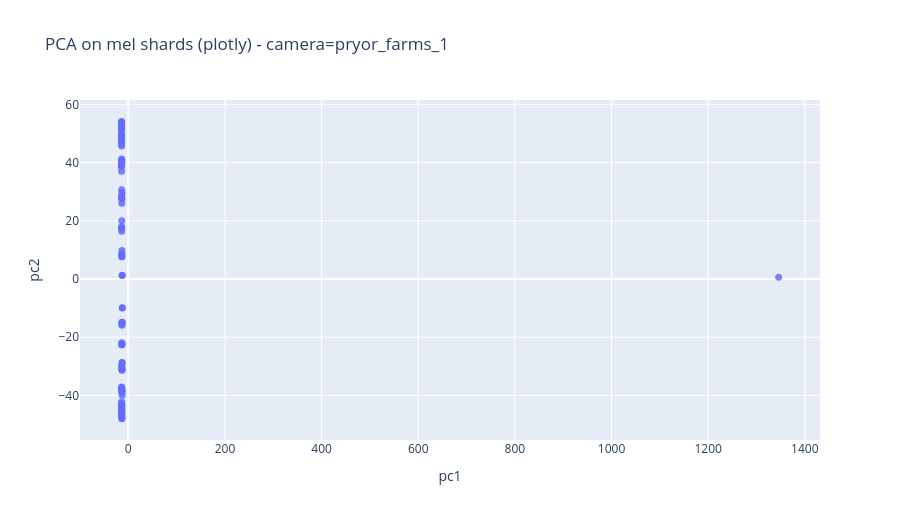

The code cell stored with this chart in its notebook:
### Markdown cell above
### Plotly scatter with click-to-open

### Code cell
import plotly.express as px

pca_points = pd.read_parquet(res.points_path)
label_col = None
for c in ['segment_path', 'segment_relpath', 'source_name', 'mel_shard_path']:
    if c in pca_points.columns:
        label_col = c
        break

if label_col is None:
    pca_points = pca_points.copy()
    pca_points['point_label'] = pca_points.index.astype(str)
    label_col = 'point_label'

fig = px.scatter(
    pca_points,
    x='pc1',
    y='pc2',
    hover_data=[label_col],
    title=f'PCA on mel shards (plotly) - camera={camera_name}'
)
fig.update_traces(marker=dict(size=7, opacity=0.85))
fig.update_layout(height=520)
fig.show()
print('Hover a point to inspect the file/path. PCA is now per-camera.')

### Figure 1 — Plotly figure (JSON) as saved in the notebook; plotly's stock layout.template omitted (floating-point values rounded to 4 significant figures)
{"data": [{"customdata": [["/run/media/cbaguilar/T7/wyze_dump/derived/pryor_farms_1/2026-02-25/wav/Pryor_Farms_1_2026-02-25T07-23-07-554Z_chunk=000001.wav"], ["/run/media/cbaguilar/T7/wyze_dump/derived/pryor_farms_1/2026-02-25/wav/Pryor_Farms_1_2026-02-25T11-00-13-741Z_chunk=001301.wav"], ["/run/media/cbaguilar/T7/wyze_dump/derived/pryor_farms_1/2026-02-25/wav/Pryor_Farms_1_2026-02-25T11-00-33-789Z_chunk=001303.wav"], ["/run/media/cbaguilar/T7/wyze_dump/derived/pryor_farms_1/2026-02-25/wav/Pryor_Farms_1_2026-02-25T11-00-43-807Z_chunk=001304.wav"], ["/run/media/cbaguilar/T7/wyze_dump/derived/pryor_farms_1/2026-02-25/wav/Pryor_Farms_1_2026-02-25T11-01-03-846Z_chunk=001306.wav"], ["/run/media/cbaguilar/T7/wyze_dump/derived/pryor_farms_1/2026-02-25/wav/Pryor_Farms_1_2026-02-25T11-01-13-865Z_chunk=001307.wav"], ["/run/media/cbaguilar/T7/wyze_dump/derived/pryor_farms_1/2026-02-25/wav/Pryor_Farms_1_2026-02-25T11-01-33-907Z_chunk=001309.wav"], ["/run/media/cbaguilar/T7/wyze_dump/derived/pryor_farms_1/2026-02-25/wav/Pryor_Farms_1_2026-02-25T11-01-43-924Z_chunk=001310.wav"], ["/run/media/cbaguilar/T7/wyze_dump/derived/pryor_farms_1/2026-02-25/wav/Pryor_Farms_1_2026-02-25T11-02-03-964Z_chunk=001312.wav"], ["/run/media/cbaguilar/T7/wyze_dump/derived/pryor_farms_1/2026-02-25/wav/Pryor_Farms_1_2026-02-25T11-02-13-982Z_chunk=001313.wav"], ["/run/media/cbaguilar/T7/wyze_dump/derived/pryor_farms_1/2026-02-25/wav/Pryor_Farms_1_2026-02-25T11-02-34-026Z_chunk=001315.wav"], ["/run/media/cbaguilar/T7/wyze_dump/derived/pryor_farms_1/2026-02-25/wav/Pryor_Farms_1_2026-02-25T11-02-44-050Z_chunk=001316.wav"], ["/run/media/cbaguilar/T7/wyze_dump/derived/pryor_farms_1/2026-02-25/wav/Pryor_Farms_1_2026-02-25T11-03-04-082Z_chunk=001318.wav"], ["/run/media/cbaguilar/T7/wyze_dump/derived/pryor_farms_1/2026-02-25/wav/Pryor_Farms_1_2026-02-25T11-03-14-111Z_chunk=001319.wav"], ["/run/media/cbaguilar/T7/wyze_dump/derived/pryor_farms_1/2026-02-25/wav/Pryor_Farms_1_2026-02-25T11-03-34-143Z_chunk=001321.wav"], ["/run/media/cbaguilar/T7/wyze_dump/derived/pryor_farms_1/2026-02-25/wav/Pryor_Farms_1_2026-02-25T11-03-44-170Z_chunk=001322.wav"], ["/run/media/cbaguilar/T7/wyze_dump/derived/pryor_farms_1/2026-02-25/wav/Pryor_Farms_1_2026-02-25T11-04-04-212Z_chunk=001324.wav"], ["/run/media/cbaguilar/T7/wyze_dump/derived/pryor_farms_1/2026-02-25/wav/Pryor_Farms_1_2026-02-25T11-04-14-228Z_chunk=001325.wav"], ["/run/media/cbaguilar/T7/wyze_dump/derived/pryor_farms_1/2026-02-25/wav/Pryor_Farms_1_2026-02-25T11-04-34-270Z_chunk=001327.wav"], ["/run/media/cbaguilar/T7/wyze_dump/derived/pryor_farms_1/2026-02-25/wav/Pryor_Farms_1_2026-02-25T11-04-44-287Z_chunk=001328.wav"], ["/run/media/cbaguilar/T7/wyze_dump/derived/pryor_farms_1/2026-02-25/wav/Pryor_Farms_1_2026-02-25T11-05-04-326Z_chunk=001330.wav"], ["/run/media/cbaguilar/T7/wyze_dump/derived/pryor_farms_1/2026-02-25/wav/Pryor_Farms_1_2026-02-25T11-05-14-342Z_chunk=001331.wav"], ["/run/media/cbaguilar/T7/wyze_dump/derived/pryor_farms_1/2026-02-25/wav/Pryor_Farms_1_2026-02-25T11-05-34-386Z_chunk=001333.wav"], ["/run/media/cbaguilar/T7/wyze_dump/derived/pryor_farms_1/2026-02-25/wav/Pryor_Farms_1_2026-02-25T11-05-44-403Z_chunk=001334.wav"], ["/run/media/cbaguilar/T7/wyze_dump/derived/pryor_farms_1/2026-02-25/wav/Pryor_Farms_1_2026-02-25T11-06-04-447Z_chunk=001336.wav"], ["/run/media/cbaguilar/T7/wyze_dump/derived/pryor_farms_1/2026-02-25/wav/Pryor_Farms_1_2026-02-25T11-06-14-462Z_chunk=001337.wav"], ["/run/media/cbaguilar/T7/wyze_dump/derived/pryor_farms_1/2026-02-25/wav/Pryor_Farms_1_2026-02-25T11-06-34-507Z_chunk=001339.wav"], ["/run/media/cbaguilar/T7/wyze_dump/derived/pryor_farms_1/2026-02-25/wav/Pryor_Farms_1_2026-02-25T11-06-44-530Z_chunk=001340.wav"], ["/run/media/cbaguilar/T7/wyze_dump/derived/pryor_farms_1/2026-02-25/wav/Pryor_Farms_1_2026-02-25T11-07-04-564Z_chunk=001342.wav"], ["/run/media/cbaguilar/T7/wyze_dump/derived/pryor_farms_1/2026-02-25/wav/Pryor_Farms_1_2026-02-25T11-07-14-592Z_chunk=001343.wav"], ["/run/media/cbaguilar/T7/wyze_dump/derived/pryor_farms_1/2026-02-25/wav/Pryor_Farms_1_2026-02-25T11-07-34-623Z_chunk=001345.wav"], ["/run/media/cbaguilar/T7/wyze_dump/derived/pryor_farms_1/2026-02-25/wav/Pryor_Farms_1_2026-02-25T11-07-44-653Z_chunk=001346.wav"], ["/run/media/cbaguilar/T7/wyze_dump/derived/pryor_farms_1/2026-02-25/wav/Pryor_Farms_1_2026-02-25T11-08-04-695Z_chunk=001348.wav"], ["/run/media/cbaguilar/T7/wyze_dump/derived/pryor_farms_1/2026-02-25/wav/Pryor_Farms_1_2026-02-25T11-08-14-708Z_chunk=001349.wav"], ["/run/media/cbaguilar/T7/wyze_dump/derived/pryor_farms_1/2026-02-25/wav/Pryor_Farms_1_2026-02-25T11-08-34-752Z_chunk=001351.wav"], ["/run/media/cbaguilar/T7/wyze_dump/derived/pryor_farms_1/2026-02-25/wav/Pryor_Farms_1_2026-02-25T11-08-44-769Z_chunk=001352.wav"], ["/run/media/cbaguilar/T7/wyze_dump/derived/pryor_farms_1/2026-02-25/wav/Pryor_Farms_1_2026-02-25T11-09-04-814Z_chunk=001354.wav"], ["/run/media/cbaguilar/T7/wyze_dump/derived/pryor_farms_1/2026-02-25/wav/Pryor_Farms_1_2026-02-25T11-09-14-827Z_chunk=001355.wav"], ["/run/media/cbaguilar/T7/wyze_dump/derived/pryor_farms_1/2026-02-25/wav/Pryor_Farms_1_2026-02-25T11-09-34-869Z_chunk=001357.wav"], ["/run/media/cbaguilar/T7/wyze_dump/derived/pryor_farms_1/2026-02-25/wav/Pryor_Farms_1_2026-02-25T11-09-44-884Z_chunk=001358.wav"], ["/run/media/cbaguilar/T7/wyze_dump/derived/pryor_farms_1/2026-02-25/wav/Pryor_Farms_1_2026-02-25T11-10-04-925Z_chunk=001360.wav"], ["/run/media/cbaguilar/T7/wyze_dump/derived/pryor_farms_1/2026-02-25/wav/Pryor_Farms_1_2026-02-25T11-10-14-942Z_chunk=001361.wav"], ["/run/media/cbaguilar/T7/wyze_dump/derived/pryor_farms_1/2026-02-25/wav/Pryor_Farms_1_2026-02-25T11-10-34-987Z_chunk=001363.wav"], ["/run/media/cbaguilar/T7/wyze_dump/derived/pryor_farms_1/2026-02-25/wav/Pryor_Farms_1_2026-02-25T11-10-45-016Z_chunk=001364.wav"], ["/run/media/cbaguilar/T7/wyze_dump/derived/pryor_farms_1/2026-02-25/wav/Pryor_Farms_1_2026-02-25T11-11-05-042Z_chunk=001366.wav"], ["/run/media/cbaguilar/T7/wyze_dump/derived/pryor_farms_1/2026-02-25/wav/Pryor_Farms_1_2026-02-25T11-11-15-075Z_chunk=001367.wav"], ["/run/media/cbaguilar/T7/wyze_dump/derived/pryor_farms_1/2026-02-25/wav/Pryor_Farms_1_2026-02-25T11-11-35-106Z_chunk=001369.wav"], ["/run/media/cbaguilar/T7/wyze_dump/derived/pryor_farms_1/2026-02-25/wav/Pryor_Farms_1_2026-02-25T11-11-45-131Z_chunk=001370.wav"], ["/run/media/cbaguilar/T7/wyze_dump/derived/pryor_farms_1/2026-02-25/wav/Pryor_Farms_1_2026-02-25T11-12-05-175Z_chunk=001372.wav"], ["/run/media/cbaguilar/T7/wyze_dump/derived/pryor_farms_1/2026-02-25/wav/Pryor_Farms_1_2026-02-25T11-12-15-190Z_chunk=001373.wav"], ["/run/media/cbaguilar/T7/wyze_dump/derived/pryor_farms_1/2026-02-25/wav/Pryor_Farms_1_2026-02-25T11-12-35-235Z_chunk=001375.wav"], ["/run/media/cbaguilar/T7/wyze_dump/derived/pryor_farms_1/2026-02-25/wav/Pryor_Farms_1_2026-02-25T11-12-45-250Z_chunk=001376.wav"], ["/run/media/cbaguilar/T7/wyze_dump/derived/pryor_farms_1/2026-02-25/wav/Pryor_Farms_1_2026-02-25T11-13-05-294Z_chunk=001378.wav"], ["/run/media/cbaguilar/T7/wyze_dump/derived/pryor_farms_1/2026-02-25/wav/Pryor_Farms_1_2026-02-25T11-13-15-311Z_chunk=001379.wav"], ["/run/media/cbaguilar/T7/wyze_dump/derived/pryor_farms_1/2026-02-25/wav/Pryor_Farms_1_2026-02-25T11-13-35-349Z_chunk=001381.wav"], ["/run/media/cbaguilar/T7/wyze_dump/derived/pryor_farms_1/2026-02-25/wav/Pryor_Farms_1_2026-02-25T11-13-45-368Z_chunk=001382.wav"], ["/run/media/cbaguilar/T7/wyze_dump/derived/pryor_farms_1/2026-02-25/wav/Pryor_Farms_1_2026-02-25T11-14-05-412Z_chunk=001384.wav"], ["/run/media/cbaguilar/T7/wyze_dump/derived/pryor_farms_1/2026-02-25/wav/Pryor_Farms_1_2026-02-25T11-14-15-424Z_chunk=001385.wav"], ["/run/media/cbaguilar/T7/wyze_dump/derived/pryor_farms_1/2026-02-25/wav/Pryor_Farms_1_2026-02-25T11-14-35-467Z_chunk=001387.wav"], ["/run/media/cbaguilar/T7/wyze_dump/derived/pryor_farms_1/2026-02-25/wav/Pryor_Farms_1_2026-02-25T11-14-45-498Z_chunk=001388.wav"], ["/run/media/cbaguilar/T7/wyze_dump/derived/pryor_farms_1/2026-02-25/wav/Pryor_Farms_1_2026-02-25T11-15-05-525Z_chunk=001390.wav"], ["/run/media/cbaguilar/T7/wyze_dump/derived/pryor_farms_1/2026-02-25/wav/Pryor_Farms_1_2026-02-25T11-15-15-557Z_chunk=001391.wav"], ["/run/media/cbaguilar/T7/wyze_dump/derived/pryor_farms_1/2026-02-25/wav/Pryor_Farms_1_2026-02-25T11-15-35-589Z_chunk=001393.wav"], ["/run/media/cbaguilar/T7/wyze_dump/derived/pryor_farms_1/2026-02-25/wav/Pryor_Farms_1_2026-02-25T11-15-45-613Z_chunk=001394.wav"], ["/run/media/cbaguilar/T7/wyze_dump/derived/pryor_farms_1/2026-02-25/wav/Pryor_Farms_1_2026-02-25T11-16-05-657Z_chunk=001396.wav"], ["/run/media/cbaguilar/T7/wyze_dump/derived/pryor_farms_1/2026-02-25/wav/Pryor_Farms_1_2026-02-25T11-16-15-674Z_chunk=001397.wav"], ["/run/media/cbaguilar/T7/wyze_dump/derived/pryor_farms_1/2026-02-25/wav/Pryor_Farms_1_2026-02-25T11-16-35-713Z_chunk=001399.wav"], ["/run/media/cbaguilar/T7/wyze_dump/derived/pryor_farms_1/2026-02-25/wav/Pryor_Farms_1_2026-02-25T11-16-45-733Z_chunk=001400.wav"], ["/run/media/cbaguilar/T7/wyze_dump/derived/pryor_farms_1/2026-02-25/wav/Pryor_Farms_1_2026-02-25T11-17-05-774Z_chunk=001402.wav"], ["/run/media/cbaguilar/T7/wyze_dump/derived/pryor_farms_1/2026-02-25/wav/Pryor_Farms_1_2026-02-25T11-17-15-789Z_chunk=001403.wav"], ["/run/media/cbaguilar/T7/wyze_dump/derived/pryor_farms_1/2026-02-25/wav/Pryor_Farms_1_2026-02-25T11-17-35-836Z_chunk=001405.wav"], ["/run/media/cbaguilar/T7/wyze_dump/derived/pryor_farms_1/2026-02-25/wav/Pryor_Farms_1_2026-02-25T11-17-45-849Z_chunk=001406.wav"], ["/run/media/cbaguilar/T7/wyze_dump/derived/pryor_farms_1/2026-02-25/wav/Pryor_Farms_1_2026-02-25T11-18-05-892Z_chunk=001408.wav"], ["/run/media/cbaguilar/T7/wyze_dump/derived/pryor_farms_1/2026-02-25/wav/Pryor_Farms_1_2026-02-25T11-18-15-907Z_chunk=001409.wav"], ["/run/media/cbaguilar/T7/wyze_dump/derived/pryor_farms_1/2026-02-25/wav/Pryor_Farms_1_2026-02-25T11-18-35-954Z_chunk=001411.wav"], ["/run/media/cbaguilar/T7/wyze_dump/derived/pryor_farms_1/2026-02-25/wav/Pryor_Farms_1_2026-02-25T11-18-45-981Z_chunk=001412.wav"], ["/run/media/cbaguilar/T7/wyze_dump/derived/pryor_farms_1/2026-02-25/wav/Pryor_Farms_1_2026-02-25T11-19-06-012Z_chunk=001414.wav"], ["/run/media/cbaguilar/T7/wyze_dump/derived/pryor_farms_1/2026-02-25/wav/Pryor_Farms_1_2026-02-25T11-19-16-039Z_chunk=001415.wav"], ["/run/media/cbaguilar/T7/wyze_dump/derived/pryor_farms_1/2026-02-25/wav/Pryor_Farms_1_2026-02-25T11-19-36-068Z_chunk=001417.wav"], ["/run/media/cbaguilar/T7/wyze_dump/derived/pryor_farms_1/2026-02-25/wav/Pryor_Farms_1_2026-02-25T11-19-46-095Z_chunk=001418.wav"], ["/run/media/cbaguilar/T7/wyze_dump/derived/pryor_farms_1/2026-02-25/wav/Pryor_Farms_1_2026-02-25T11-20-06-140Z_chunk=001420.wav"], ["/run/media/cbaguilar/T7/wyze_dump/derived/pryor_farms_1/2026-02-25/wav/Pryor_Farms_1_2026-02-25T11-20-16-157Z_chunk=001421.wav"], ["/run/media/cbaguilar/T7/wyze_dump/derived/pryor_farms_1/2026-02-25/wav/Pryor_Farms_1_2026-02-25T11-20-36-199Z_chunk=001423.wav"], ["/run/media/cbaguilar/T7/wyze_dump/derived/pryor_farms_1/2026-02-25/wav/Pryor_Farms_1_2026-02-25T11-20-46-213Z_chunk=001424.wav"], ["/run/media/cbaguilar/T7/wyze_dump/derived/pryor_farms_1/2026-02-25/wav/Pryor_Farms_1_2026-02-25T11-21-06-257Z_chunk=001426.wav"], ["/run/media/cbaguilar/T7/wyze_dump/derived/pryor_farms_1/2026-02-25/wav/Pryor_Farms_1_2026-02-25T11-21-16-272Z_chunk=001427.wav"], ["/run/media/cbaguilar/T7/wyze_dump/derived/pryor_farms_1/2026-02-25/wav/Pryor_Farms_1_2026-02-25T11-21-36-315Z_chunk=001429.wav"], ["/run/media/cbaguilar/T7/wyze_dump/derived/pryor_farms_1/2026-02-25/wav/Pryor_Farms_1_2026-02-25T11-21-46-329Z_chunk=001430.wav"], ["/run/media/cbaguilar/T7/wyze_dump/derived/pryor_farms_1/2026-02-25/wav/Pryor_Farms_1_2026-02-25T11-22-06-374Z_chunk=001432.wav"], ["/run/media/cbaguilar/T7/wyze_dump/derived/pryor_farms_1/2026-02-25/wav/Pryor_Farms_1_2026-02-25T11-22-16-390Z_chunk=001433.wav"], ["/run/media/cbaguilar/T7/wyze_dump/derived/pryor_farms_1/2026-02-25/wav/Pryor_Farms_1_2026-02-25T11-22-36-434Z_chunk=001435.wav"], ["/run/media/cbaguilar/T7/wyze_dump/derived/pryor_farms_1/2026-02-25/wav/Pryor_Farms_1_2026-02-25T11-22-46-459Z_chunk=001436.wav"], ["/run/media/cbaguilar/T7/wyze_dump/derived/pryor_farms_1/2026-02-25/wav/Pryor_Farms_1_2026-02-25T11-23-06-494Z_chunk=001438.wav"], ["/run/media/cbaguilar/T7/wyze_dump/derived/pryor_farms_1/2026-02-25/wav/Pryor_Farms_1_2026-02-25T11-23-16-515Z_chunk=001439.wav"], ["/run/media/cbaguilar/T7/wyze_dump/derived/pryor_farms_1/2026-02-25/wav/Pryor_Farms_1_2026-02-25T11-23-36-549Z_chunk=001441.wav"], ["/run/media/cbaguilar/T7/wyze_dump/derived/pryor_farms_1/2026-02-25/wav/Pryor_Farms_1_2026-02-25T11-23-46-578Z_chunk=001442.wav"], ["/run/media/cbaguilar/T7/wyze_dump/derived/pryor_farms_1/2026-02-25/wav/Pryor_Farms_1_2026-02-25T11-24-06-623Z_chunk=001444.wav"], ["/run/media/cbaguilar/T7/wyze_dump/derived/pryor_farms_1/2026-02-25/wav/Pryor_Farms_1_2026-02-25T11-24-16-634Z_chunk=001445.wav"], ["/run/media/cbaguilar/T7/wyze_dump/derived/pryor_farms_1/2026-02-25/wav/Pryor_Farms_1_2026-02-25T11-24-36-681Z_chunk=001447.wav"], ["/run/media/cbaguilar/T7/wyze_dump/derived/pryor_farms_1/2026-02-25/wav/Pryor_Farms_1_2026-02-25T11-24-46-698Z_chunk=001448.wav"]], "hovertemplate": "pc1=%{x}<br>pc2=%{y}<br>segment_path=%{customdata[0]}<extra></extra>", "legendgroup": "", "marker": {"color": "#636efa", "opacity": 0.85, "size": 7, "symbol": "circle"}, "mode": "markers", "name": "", "orientation": "v", "showlegend": false, "type": "scatter", "x": [1346.0, -12.86, -12.69, -12.94, -12.67, -12.85, -13.42, -13.18, -13.32, -12.85, -13.48, -13.41, -13.4, -13.68, -13.15, -13.41, -13.79, -13.38, -13.76, -13.19, -13.84, -13.65, -13.91, -13.64, -13.5, -13.59, -13.87, -13.49, -13.54, -13.38, -14.0, -13.61, -14.08, -13.68, -13.78, -13.77, -14.16, -13.56, -14.01, -13.4, -14.18, -13.77, -14.32, -13.71, -13.83, -13.69, -14.14, -13.65, -13.85, -13.47, -14.2, -13.82, -14.24, -13.58, -14.04, -13.88, -14.01, -13.5, -13.9, -13.27, -14.14, -13.82, -14.34, -13.55, -14.01, -13.83, -13.95, -13.46, -13.98, -13.07, -14.12, -13.5, -14.36, -13.35, -14.01, -13.57, -13.98, -13.37, -13.84, -13.12, -14.14, -13.54, -14.36, -13.38, -13.97, -13.29, -13.67, -13.17, -13.52, -12.85, -13.89, -13.16, -13.93, -12.88, -13.63, -13.07, -13.08, -12.54, -12.92, -12.47], "xaxis": "x", "y": [0.6355, -28.82, 1.252, -31.0, 1.171, -28.67, 7.64, -38.66, 7.653, -39.94, 8.379, -38.93, 8.649, -37.34, 9.761, -38.39, 17.64, -44.59, 16.44, -45.63, 17.91, -44.31, 17.45, -45.22, 19.99, -43.2, 27.54, -47.27, 26.03, -47.99, 28.77, -47.05, 27.95, -47.36, 30.64, -45.6, 38.85, -46.31, 37.04, -47.85, 39.27, -46.22, 38.63, -46.75, 40.74, -45.08, 47.25, -43.14, 45.66, -43.83, 47.75, -42.92, 46.56, -43.46, 48.88, -42.18, 51.28, -37.53, 51.46, -38.55, 53.08, -37.65, 51.73, -37.96, 52.76, -37.12, 52.93, -29.79, 51.83, -31.37, 53.94, -30.95, 52.48, -30.57, 54.16, -29.74, 48.18, -21.91, 48.27, -22.53, 48.87, -22.6, 49.59, -22.15, 49.79, -22.56, 39.94, -14.96, 40.13, -14.99, 41.25, -15.9, 40.82, -14.84, 40.83, -15.52, 27.63, -9.926, 29.68, -9.956], "yaxis": "y"}], "layout": {"height": 520, "legend": {"tracegroupgap": 0}, "title": {"text": "PCA on mel shards (plotly) - camera=pryor_farms_1"}, "xaxis": {"anchor": "y", "domain": [0, 1], "title": {"text": "pc1"}}, "yaxis": {"anchor": "x", "domain": [0, 1], "title": {"text": "pc2"}}}}
